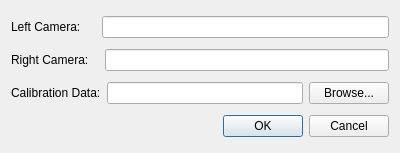
<?xml version="1.0" encoding="UTF-8"?>
<ui version="4.0">
 <class>StereoCameraDialog</class>
 <widget class="QDialog" name="StereoCameraDialog">
  <property name="geometry">
   <rect>
    <x>0</x>
    <y>0</y>
    <width>400</width>
    <height>153</height>
   </rect>
  </property>
  <property name="windowTitle">
   <string>Dialog</string>
  </property>
  <layout class="QGridLayout" name="gridLayout">
   <item row="3" column="0">
    <widget class="QDialogButtonBox" name="buttonBox">
     <property name="orientation">
      <enum>Qt::Horizontal</enum>
     </property>
     <property name="standardButtons">
      <set>QDialogButtonBox::Cancel|QDialogButtonBox::Ok</set>
     </property>
    </widget>
   </item>
   <item row="1" column="0">
    <layout class="QHBoxLayout" name="rightHorizontalLayout">
     <item>
      <widget class="QLabel" name="rightLabel">
       <property name="text">
        <string>Right Camera:</string>
       </property>
      </widget>
     </item>
     <item>
      <spacer name="horizontalSpacer_2">
       <property name="orientation">
        <enum>Qt::Horizontal</enum>
       </property>
       <property name="sizeType">
        <enum>QSizePolicy::Fixed</enum>
       </property>
       <property name="sizeHint" stdset="0">
        <size>
         <width>10</width>
         <height>20</height>
        </size>
       </property>
      </spacer>
     </item>
     <item>
      <widget class="QLineEdit" name="rightCameraLine">
       <property name="toolTip">
        <string>Right camera index</string>
       </property>
      </widget>
     </item>
    </layout>
   </item>
   <item row="0" column="0">
    <layout class="QHBoxLayout" name="LeftHorizontalLayout">
     <item>
      <widget class="QLabel" name="leftLabel">
       <property name="text">
        <string>Left Camera:</string>
       </property>
      </widget>
     </item>
     <item>
      <spacer name="horizontalSpacer">
       <property name="orientation">
        <enum>Qt::Horizontal</enum>
       </property>
       <property name="sizeType">
        <enum>QSizePolicy::Fixed</enum>
       </property>
       <property name="sizeHint" stdset="0">
        <size>
         <width>15</width>
         <height>20</height>
        </size>
       </property>
      </spacer>
     </item>
     <item>
      <widget class="QLineEdit" name="leftCameraLine">
       <property name="toolTip">
        <string>Left camera index</string>
       </property>
      </widget>
     </item>
    </layout>
   </item>
   <item row="2" column="0">
    <layout class="QHBoxLayout" name="horizontalLayout">
     <item>
      <widget class="QLabel" name="label">
       <property name="text">
        <string>Calibration Data:</string>
       </property>
      </widget>
     </item>
     <item>
      <widget class="QLineEdit" name="filePathLine"/>
     </item>
     <item>
      <widget class="QPushButton" name="browseButton">
       <property name="text">
        <string>Browse...</string>
       </property>
      </widget>
     </item>
    </layout>
   </item>
  </layout>
 </widget>
 <resources/>
 <connections>
  <connection>
   <sender>buttonBox</sender>
   <signal>accepted()</signal>
   <receiver>StereoCameraDialog</receiver>
   <slot>accept()</slot>
   <hints>
    <hint type="sourcelabel">
     <x>248</x>
     <y>254</y>
    </hint>
    <hint type="destinationlabel">
     <x>157</x>
     <y>274</y>
    </hint>
   </hints>
  </connection>
  <connection>
   <sender>buttonBox</sender>
   <signal>rejected()</signal>
   <receiver>StereoCameraDialog</receiver>
   <slot>reject()</slot>
   <hints>
    <hint type="sourcelabel">
     <x>316</x>
     <y>260</y>
    </hint>
    <hint type="destinationlabel">
     <x>286</x>
     <y>274</y>
    </hint>
   </hints>
  </connection>
 </connections>
</ui>
